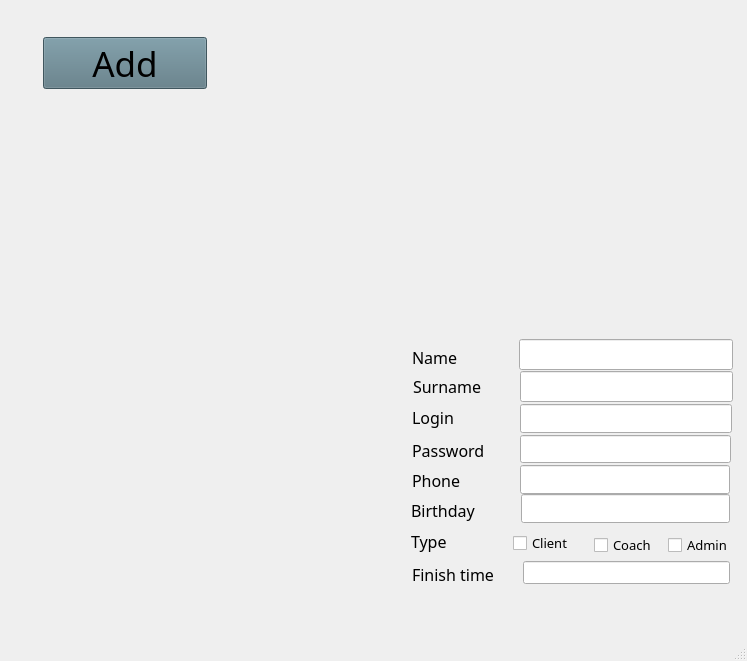
<?xml version="1.0" encoding="UTF-8"?>
<ui version="4.0">
 <class>AddClient</class>
 <widget class="QMainWindow" name="AddClient">
  <property name="geometry">
   <rect>
    <x>0</x>
    <y>0</y>
    <width>747</width>
    <height>661</height>
   </rect>
  </property>
  <property name="sizePolicy">
   <sizepolicy hsizetype="Fixed" vsizetype="Fixed">
    <horstretch>0</horstretch>
    <verstretch>0</verstretch>
   </sizepolicy>
  </property>
  <property name="minimumSize">
   <size>
    <width>747</width>
    <height>661</height>
   </size>
  </property>
  <property name="maximumSize">
   <size>
    <width>747</width>
    <height>661</height>
   </size>
  </property>
  <property name="baseSize">
   <size>
    <width>747</width>
    <height>661</height>
   </size>
  </property>
  <property name="windowTitle">
   <string>Add Client</string>
  </property>
  <property name="tabShape">
   <enum>QTabWidget::Rounded</enum>
  </property>
  <widget class="QWidget" name="centralwidget">
   <property name="enabled">
    <bool>true</bool>
   </property>
   <property name="sizePolicy">
    <sizepolicy hsizetype="Fixed" vsizetype="Fixed">
     <horstretch>0</horstretch>
     <verstretch>0</verstretch>
    </sizepolicy>
   </property>
   <property name="minimumSize">
    <size>
     <width>747</width>
     <height>610</height>
    </size>
   </property>
   <property name="maximumSize">
    <size>
     <width>747</width>
     <height>610</height>
    </size>
   </property>
   <widget class="QPushButton" name="ok">
    <property name="geometry">
     <rect>
      <x>43</x>
      <y>37</y>
      <width>164</width>
      <height>52</height>
     </rect>
    </property>
    <property name="font">
     <font>
      <family>AR JULIAN</family>
      <pointsize>26</pointsize>
     </font>
    </property>
    <property name="styleSheet">
     <string notr="true">background-color:rgb(90, 120, 131)</string>
    </property>
    <property name="text">
     <string>Add</string>
    </property>
   </widget>
   <widget class="QLabel" name="label_9">
    <property name="geometry">
     <rect>
      <x>-21</x>
      <y>-59</y>
      <width>772</width>
      <height>682</height>
     </rect>
    </property>
    <property name="sizePolicy">
     <sizepolicy hsizetype="Fixed" vsizetype="Fixed">
      <horstretch>0</horstretch>
      <verstretch>0</verstretch>
     </sizepolicy>
    </property>
    <property name="minimumSize">
     <size>
      <width>772</width>
      <height>682</height>
     </size>
    </property>
    <property name="maximumSize">
     <size>
      <width>772</width>
      <height>682</height>
     </size>
    </property>
    <property name="baseSize">
     <size>
      <width>772</width>
      <height>682</height>
     </size>
    </property>
    <property name="text">
     <string/>
    </property>
    <property name="pixmap">
     <pixmap>../../../../../project/картинки/8fUw9HBs5Qo.jpg</pixmap>
    </property>
    <property name="scaledContents">
     <bool>true</bool>
    </property>
   </widget>
   <widget class="QLabel" name="label">
    <property name="geometry">
     <rect>
      <x>412</x>
      <y>341</y>
      <width>110</width>
      <height>32</height>
     </rect>
    </property>
    <property name="font">
     <font>
      <family>AR JULIAN</family>
      <pointsize>12</pointsize>
     </font>
    </property>
    <property name="autoFillBackground">
     <bool>false</bool>
    </property>
    <property name="text">
     <string>Name</string>
    </property>
   </widget>
   <widget class="QLabel" name="label_4">
    <property name="geometry">
     <rect>
      <x>411</x>
      <y>495</y>
      <width>110</width>
      <height>30</height>
     </rect>
    </property>
    <property name="font">
     <font>
      <family>AR JULIAN</family>
      <pointsize>12</pointsize>
     </font>
    </property>
    <property name="autoFillBackground">
     <bool>false</bool>
    </property>
    <property name="text">
     <string>Birthday</string>
    </property>
   </widget>
   <widget class="QLabel" name="label_8">
    <property name="geometry">
     <rect>
      <x>412</x>
      <y>558</y>
      <width>110</width>
      <height>32</height>
     </rect>
    </property>
    <property name="font">
     <font>
      <family>AR JULIAN</family>
      <pointsize>12</pointsize>
     </font>
    </property>
    <property name="autoFillBackground">
     <bool>false</bool>
    </property>
    <property name="text">
     <string>Finish time</string>
    </property>
   </widget>
   <widget class="QLabel" name="label_6">
    <property name="geometry">
     <rect>
      <x>412</x>
      <y>434</y>
      <width>110</width>
      <height>33</height>
     </rect>
    </property>
    <property name="font">
     <font>
      <family>AR JULIAN</family>
      <pointsize>12</pointsize>
     </font>
    </property>
    <property name="autoFillBackground">
     <bool>false</bool>
    </property>
    <property name="text">
     <string>Password</string>
    </property>
   </widget>
   <widget class="QLabel" name="label_2">
    <property name="geometry">
     <rect>
      <x>413</x>
      <y>372</y>
      <width>109</width>
      <height>29</height>
     </rect>
    </property>
    <property name="font">
     <font>
      <family>AR JULIAN</family>
      <pointsize>12</pointsize>
     </font>
    </property>
    <property name="autoFillBackground">
     <bool>false</bool>
    </property>
    <property name="text">
     <string>Surname</string>
    </property>
   </widget>
   <widget class="QLabel" name="label_7">
    <property name="geometry">
     <rect>
      <x>411</x>
      <y>525</y>
      <width>110</width>
      <height>33</height>
     </rect>
    </property>
    <property name="font">
     <font>
      <family>AR JULIAN</family>
      <pointsize>12</pointsize>
     </font>
    </property>
    <property name="autoFillBackground">
     <bool>false</bool>
    </property>
    <property name="text">
     <string>Type</string>
    </property>
   </widget>
   <widget class="QLabel" name="label_5">
    <property name="geometry">
     <rect>
      <x>412</x>
      <y>400</y>
      <width>110</width>
      <height>35</height>
     </rect>
    </property>
    <property name="font">
     <font>
      <family>AR JULIAN</family>
      <pointsize>12</pointsize>
     </font>
    </property>
    <property name="autoFillBackground">
     <bool>false</bool>
    </property>
    <property name="text">
     <string>Login</string>
    </property>
   </widget>
   <widget class="QLabel" name="label_3">
    <property name="geometry">
     <rect>
      <x>412</x>
      <y>465</y>
      <width>109</width>
      <height>30</height>
     </rect>
    </property>
    <property name="font">
     <font>
      <family>AR JULIAN</family>
      <pointsize>12</pointsize>
     </font>
    </property>
    <property name="autoFillBackground">
     <bool>false</bool>
    </property>
    <property name="text">
     <string>Phone</string>
    </property>
   </widget>
   <widget class="QLineEdit" name="finish_time">
    <property name="geometry">
     <rect>
      <x>523</x>
      <y>561</y>
      <width>207</width>
      <height>23</height>
     </rect>
    </property>
   </widget>
   <widget class="QCheckBox" name="coachBox">
    <property name="geometry">
     <rect>
      <x>594</x>
      <y>533</y>
      <width>75</width>
      <height>24</height>
     </rect>
    </property>
    <property name="font">
     <font>
      <family>AR JULIAN</family>
      <pointsize>10</pointsize>
     </font>
    </property>
    <property name="text">
     <string>Coach</string>
    </property>
   </widget>
   <widget class="QLineEdit" name="surname">
    <property name="geometry">
     <rect>
      <x>520</x>
      <y>371</y>
      <width>213</width>
      <height>31</height>
     </rect>
    </property>
   </widget>
   <widget class="QCheckBox" name="clientBox">
    <property name="geometry">
     <rect>
      <x>513</x>
      <y>531</y>
      <width>78</width>
      <height>24</height>
     </rect>
    </property>
    <property name="font">
     <font>
      <family>AR JULIAN</family>
      <pointsize>10</pointsize>
     </font>
    </property>
    <property name="text">
     <string>Client</string>
    </property>
   </widget>
   <widget class="QLineEdit" name="birthday">
    <property name="geometry">
     <rect>
      <x>521</x>
      <y>494</y>
      <width>209</width>
      <height>29</height>
     </rect>
    </property>
   </widget>
   <widget class="QCheckBox" name="adminBox">
    <property name="geometry">
     <rect>
      <x>668</x>
      <y>533</y>
      <width>74</width>
      <height>24</height>
     </rect>
    </property>
    <property name="font">
     <font>
      <family>AR JULIAN</family>
      <pointsize>10</pointsize>
     </font>
    </property>
    <property name="text">
     <string>Admin</string>
    </property>
   </widget>
   <widget class="QLineEdit" name="password">
    <property name="geometry">
     <rect>
      <x>520</x>
      <y>435</y>
      <width>211</width>
      <height>28</height>
     </rect>
    </property>
    <property name="echoMode">
     <enum>QLineEdit::Password</enum>
    </property>
   </widget>
   <widget class="QLineEdit" name="phone">
    <property name="geometry">
     <rect>
      <x>520</x>
      <y>465</y>
      <width>210</width>
      <height>29</height>
     </rect>
    </property>
   </widget>
   <widget class="QLineEdit" name="login">
    <property name="geometry">
     <rect>
      <x>520</x>
      <y>404</y>
      <width>212</width>
      <height>29</height>
     </rect>
    </property>
   </widget>
   <widget class="QLineEdit" name="name">
    <property name="geometry">
     <rect>
      <x>519</x>
      <y>339</y>
      <width>214</width>
      <height>31</height>
     </rect>
    </property>
   </widget>
   <widget class="QLabel" name="label_10">
    <property name="geometry">
     <rect>
      <x>36</x>
      <y>109</y>
      <width>230</width>
      <height>52</height>
     </rect>
    </property>
    <property name="text">
     <string/>
    </property>
   </widget>
   <zorder>label_9</zorder>
   <zorder>ok</zorder>
   <zorder>name</zorder>
   <zorder>label</zorder>
   <zorder>surname</zorder>
   <zorder>phone</zorder>
   <zorder>birthday</zorder>
   <zorder>login</zorder>
   <zorder>password</zorder>
   <zorder>finish_time</zorder>
   <zorder>label_8</zorder>
   <zorder>label_7</zorder>
   <zorder>label_2</zorder>
   <zorder>label_3</zorder>
   <zorder>label_4</zorder>
   <zorder>label_5</zorder>
   <zorder>label_6</zorder>
   <zorder>clientBox</zorder>
   <zorder>coachBox</zorder>
   <zorder>adminBox</zorder>
   <zorder>label_10</zorder>
  </widget>
  <widget class="QMenuBar" name="menubar">
   <property name="geometry">
    <rect>
     <x>0</x>
     <y>0</y>
     <width>747</width>
     <height>26</height>
    </rect>
   </property>
  </widget>
  <widget class="QStatusBar" name="statusbar"/>
 </widget>
 <resources/>
 <connections/>
</ui>
